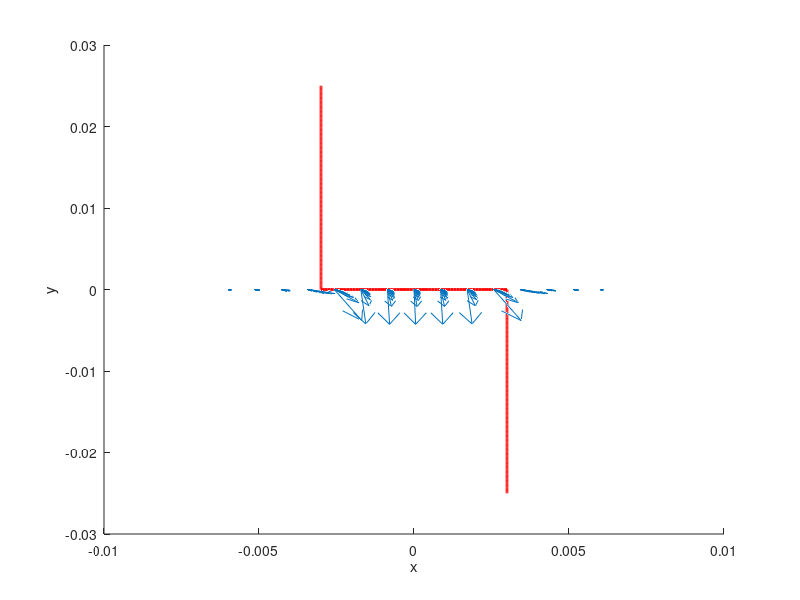
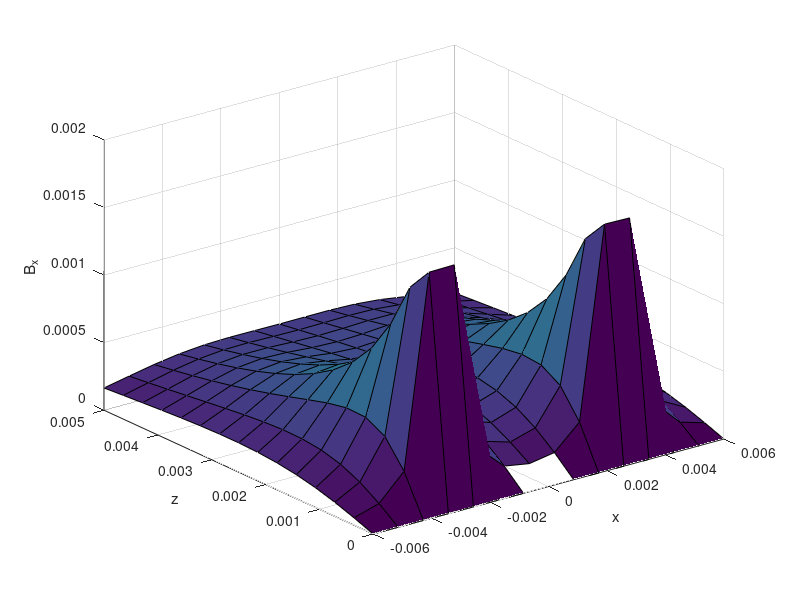
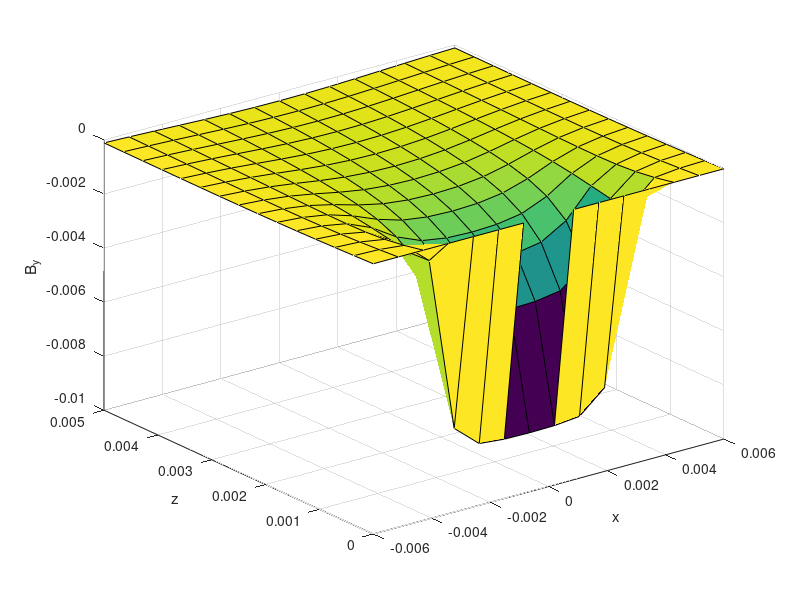
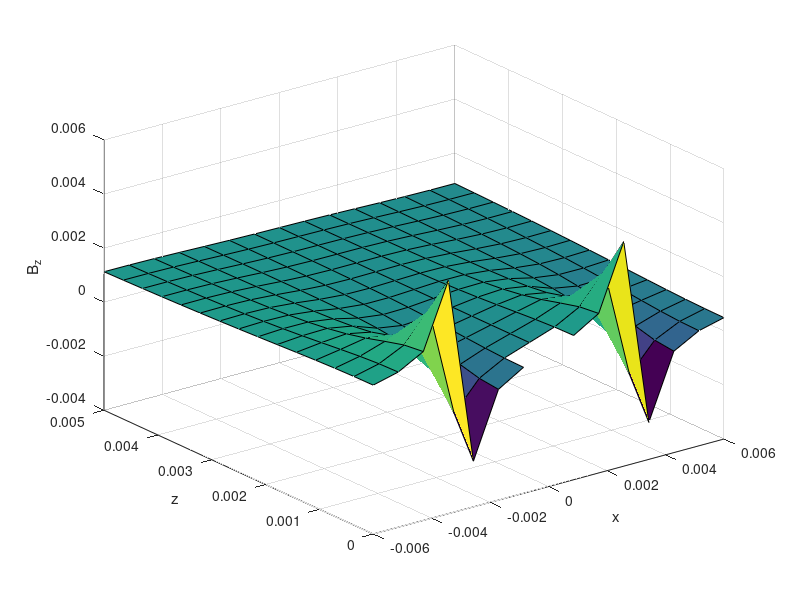

MATLAB code for these plots, in order:
% Calculate the B field of a 1d wire using the finite element method
% Inspired by https://uk.mathworks.com/matlabcentral/fileexchange/47368-3d-magnetic-field-computation-of-a-straight-wire-of-finite-length-using-biot-savart-s-law
clear all;

%% Define constants and parameters
mu_0 = pi*4e-7;
% Parameters taken from [Haase et al]
I = 15; % Current through wire (A)
L1 = 6e-3; % Length of central wire (m)
L2 = 25e-3; % Length of end wires (m)
B_bias = 10e-4; % Strength of bias field in z direction (T)

% How many points to evaluate the field at in each spatial dimension
Nx = 15;
Nz = 15;

% Length of each line segment
dL = 0.1e-3;
N1 = floor(L1 / dL);
N2 = floor(L2 / dL);
N = N1 + 2*N2;

%% Setup wire positions
% x, y, and z coordinates of the wire
wx = zeros(1, N);
wy = zeros(1, N);
wz = zeros(1, N); % All wires in z=0 plane

% First end wire - parallel to y axis
wx(1:N2) = -(L1 / 2);
wy(1:N2) = linspace(0, L2, N2);

% Central wire - parallel to x axis
wx((N2+1):(N1+N2)) = linspace(-(L1/2), L1/2, N1);
wy((N2+1):(N1+N2)) = 0.0;

% Second end wire - parallel to y axis
wx((N1+N2+1):N) = (L1 / 2);
wy((N1+N2+1):N) = linspace(-L2, 0, N2);

%% Setup arrays for axes and the field
% Points in space where we will evaluate the field
x = linspace(-(L1), L1, Nx);
z = linspace(0, 5e-3, Nz);
[X, Z] = meshgrid(x, z);
Y = zeros(Nx, Nz);

% x, y, and z components of the total field at each point
Bx = zeros(Nx, Nz);
By = zeros(Nx, Nz);
Bz = zeros(Nx, Nz);

%% Calculate the magnetic field
% Loop through all points in space
for i = 1:Nx
    for k = 1:Nz
        % Loop through all line segments
        for n = 1:N-1
            % Vector of length dl pointing in direction of current flow
            dl = [wx(n+1)-wx(n) wy(n+1)-wy(n) wz(n+1)-wz(n)];
            % Mid-point of the line segment
            midpoint = 0.5 .* [wx(n)+wx(n+1) wy(n)+wy(n+1) wz(n)+wz(n+1)];
            % Position vector pointing from midpoint of line segment to
            % the point where we're calculating the field
            r = [X(i,k) 0.0 Z(i,k)] - midpoint;
            r_hat = (1/norm(r)) .* r; % Unit vector used in cross product

            % Biot-Savart law
            dB = cross(dl, r_hat);
            dB = dB .* ((mu_0*I)/(4*pi*norm(r)^2));
            % Add the contribution from this line segment to the total
            % B-field at this point
            Bx(i,k) = Bx(i,k) + dB(1);
            By(i,k) = By(i,k) + dB(2);
            Bz(i,k) = Bz(i,k) + dB(3);
        end
    end
end

% Add bias field
Bz = Bz + B_bias;

%% Plot the results
figure();
hold on;
% Plot the magnetic field
quiver3(X,Y,Z, Bx,By,Bz, 'AutoScaleFactor', 5);
xlabel('x');
ylabel('y');
zlabel('z');
% Show the positions of the wires
line(wx(1:N2), wy(1:N2), wz(1:N2), 'color', 'r', 'linewidth', 2);
line(wx((N2+1):(N1+N2)), wy((N2+1):(N1+N2)), wz((N2+1):(N1+N2)), 'color', 'r', 'linewidth', 2);
line(wx((N1+N2+1):N), wy((N1+N2+1):N), wz((N1+N2+1):N), 'color', 'r', 'linewidth', 2);
hold off;

%% Plot individual components of B
figure();
surf(X,Z,Bx);
xlabel('x');
ylabel('z');
zlabel('B_x');

figure();
surf(X,Z,By);
xlabel('x');
ylabel('z');
zlabel('B_y');

figure();
surf(X,Z,Bz);
xlabel('x');
ylabel('z');
zlabel('B_z');
